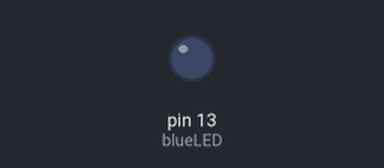
This sketch was run on a simulated Arduino Uno, built with avr-gcc and run on an emulated ATmega328P. Shown: output pins drawn as LEDs (lit = HIGH).

Above: at 0.6 s.
At 7.1 s:
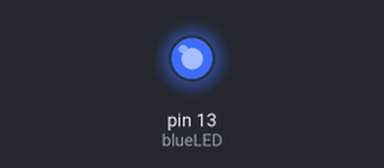
Timing chart, 0 to 11.2 s (numbered marks = the images above):
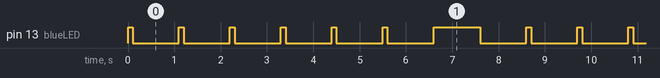

The sketch:

lab_1_Level_2.ino
```cpp
int blueLED = 13;
void setup()
{
  pinMode(blueLED, OUTPUT);
}

void loop()
{
  digitalWrite(blueLED, HIGH);
  delay(100); // Wait for 1000 millisecond(s)
  digitalWrite(blueLED, LOW);
  delay(1000); // Wait for 1000 millisecond(s)
  digitalWrite(blueLED, HIGH);
  delay(100); // Wait for 1000 millisecond(s)
  digitalWrite(blueLED, LOW);
  delay(1000); // Wait for 1000 millisecond(s)
  digitalWrite(blueLED, HIGH);
  delay(100); // Wait for 1000 millisecond(s)
  digitalWrite(blueLED, LOW);
  delay(1000); // Wait for 1000 millisecond(s)
  digitalWrite(blueLED, HIGH);
  delay(100); // Wait for 1000 millisecond(s)
  digitalWrite(blueLED, LOW);
  delay(1000); // Wait for 1000 millisecond(s)
  digitalWrite(blueLED, HIGH);
  delay(100); // Wait for 1000 millisecond(s)
  digitalWrite(blueLED, LOW);
  delay(1000); // Wait for 1000 millisecond(s)
  digitalWrite(blueLED, HIGH);
  delay(100); // Wait for 1000 millisecond(s)
  digitalWrite(blueLED, LOW);
  delay(1000); // Wait for 1000 millisecond(s)
  digitalWrite(blueLED, HIGH);
  delay(1000); // Wait for 1000 millisecond(s)
  digitalWrite(blueLED, LOW);
  delay(1000); // Wait for 1000 millisecond(s)

}
```

Measured:
- by itself, pin 13 (blueLED): repeats every 8.6 s: 5 × (LOW 1.0 s, HIGH 0.10 s), LOW 1.0 s, HIGH 1.0 s, LOW 1.0 s, HIGH 0.10 s
- by itself, everything shown: repeats every 8.6 s, in 14 steps
